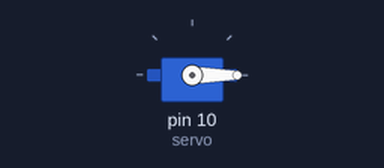
Bench run of a sketch on a simulated Arduino Uno, built with avr-gcc and run on an emulated ATmega328P. Parts: servo.

Above: at 0.1 s.
At 19.1 s:
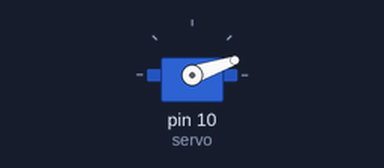
At 39.1 s:
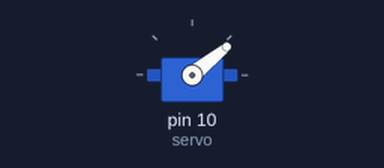
Timing chart, 0 to 40.0 s (numbered marks = the images above):
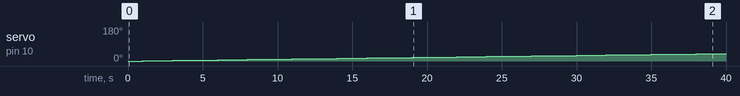

The sketch:

servo.ino
```cpp
#include <Servo.h>

Servo servo;

void setup()
{
    servo.attach(10);
}

void loop()
{
    for (int angle = 0; angle < 180; angle++)
    {
        servo.write(angle);
        delay(1000);
    }
}
```

Measured:
- by itself, servo on pin 10 (servo): moves from 0° to 39° over 38.0 s
